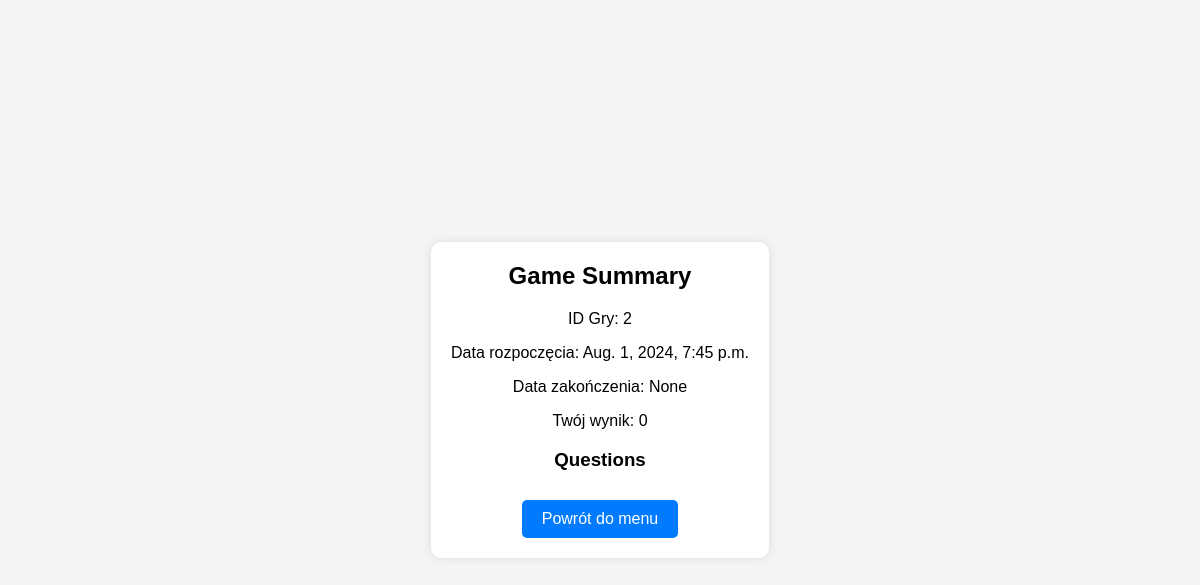
The app's page /games/solo/summary/2/ (signed in) with its own data.
### my_quiz_app/python_django/games/models.py (models this page shows, shortened)
class GameBase(models.Model):
    player1 = models.ForeignKey(User, related_name='%(class)s_player1', on_delete=models.CASCADE)
    score_player1 = models.IntegerField(default=0)
    start_time = models.DateTimeField(auto_now_add=True)
    end_time = models.DateTimeField(null=True, blank=True)
    questions_answered_player1 = models.IntegerField(default=0)
    questions_answered_player2 = models.IntegerField(default=0)
    questions = models.JSONField(default=list)
    game_mode = models.CharField(max_length=20)
    class Meta:
        abstract = True

class GameSolo(GameBase):
    is_solo = models.BooleanField(default=True)

### my_quiz_app/python_django/games/views.py (the view)
# urls.py: path('solo/summary/<int:game_id>/', views.game_solo_summary, name='game_solo_summary'),
@login_required
def game_solo_summary(request, game_id):
    game = get_object_or_404(GameSolo, id=game_id)
    return render(request, 'games/game_solo_summary.html', {'game': game})

### my_quiz_app/python_django/games/templates/games/game_solo_summary.html (shortened to what this page needs)
<!DOCTYPE html>
<html lang="en">
<head>
</head>
<body>
    <div class="summary-container">
        <h2>Game Summary</h2>
        <p>ID Gry: {{ game.id }}</p>
        <p>Data rozpoczęcia: {{ game.start_time }}</p>
        <p>Data zakończenia: {{ game.end_time }}</p>
        <p>Twój wynik: {{ game.score_player1 }}</p>
        <h3>Questions</h3>
        <a class="summary-button" href="{% url 'menu' %}">Powrót do menu</a>
    </div>
</body>
</html>

### my_quiz_app/python_django/games/templates/games/game_solo_summary.html (style rules this page uses)
body { font-family: Arial, sans-serif; background-color: #f4f4f4; display: flex; justify-content: center; align-items: center; height: 100vh; margin: 0; }
.summary-container { background-color: #fff; padding: 20px; border-radius: 10px; box-shadow: 0 0 10px rgba(0, 0, 0, 0.1); text-align: center; overflow-y: auto; max-height: 90vh; }
.summary-container h2 { margin-top: 0; }
.summary-button { display: inline-block; padding: 10px 20px; margin-top: 10px; border-radius: 5px; background-color: #007bff; color: #fff; text-decoration: none; cursor: pointer; }

### records on screen
GameSolo: id "2", start_time "Aug. 1, 2024, 7:45 p.m.", end_time "None", score_player1 "0"
